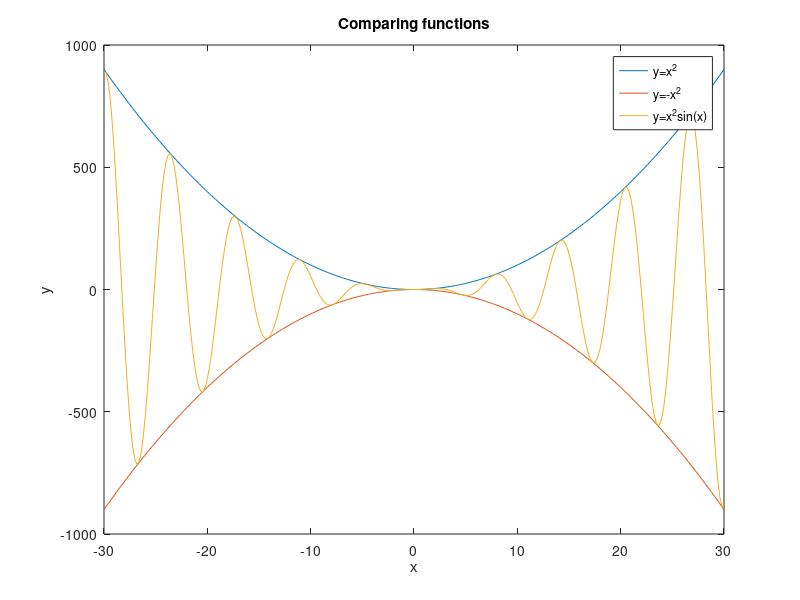

Reproduce this figure in MATLAB.
X = -30:0.2:30;
y1 = X.^2;
y2 = -X.^2;
y3 = X.^2.*sin(X);
plot(X,y1,X,y2,X,y3);
 
title('Comparing functions')
xlabel('x')
ylabel('y')
legend('y=x^2','y=-x^2','y=x^2sin(x)')
 
print('module04.png','-dpng')